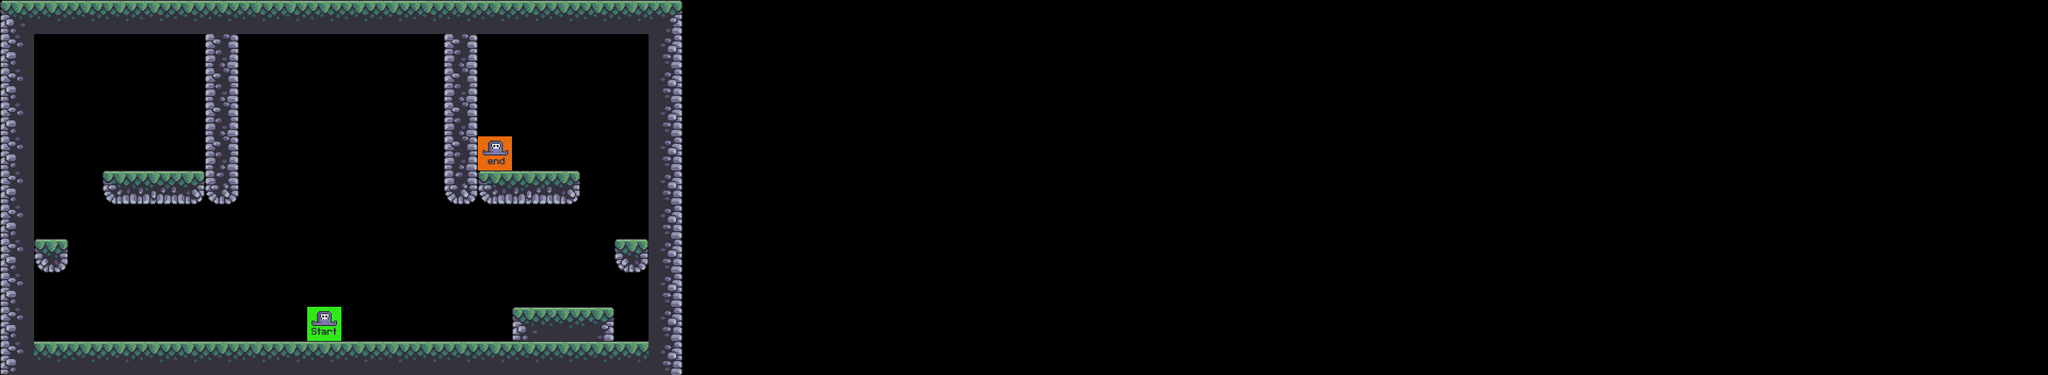

Below is a game level as drawn by its tile map, then a one-line description and the .tmx that defines it (tile-layer data replaced by summaries):
An orthogonal 60x11 tile map with 64x64 px tiles, 9 tile layers (coins, bg_palms, grass, crates, ...), 2 tilesets.

<map version="1.9" tiledversion="1.9.2" orientation="orthogonal" renderorder="right-down" width="60" height="11" tilewidth="64" tileheight="64" infinite="0" nextlayerid="10" nextobjectid="1">
 <editorsettings>
  <export target="../4/level_4.csv" format="csv" />
 </editorsettings>
 <tileset firstgid="1" source="../tilesets/terrain_tiles.tsx" />
 <tileset firstgid="17" source="../tilesets/setup_tiles.tsx" />
 <layer id="3" name="coins" width="60" height="11">
  <data>[660 cells, 0 non-empty, 0 distinct tile ids]</data>
 </layer>
 <layer id="4" name="bg_palms" width="60" height="11">
  <data>[660 cells, 0 non-empty, 0 distinct tile ids]</data>
 </layer>
 <layer id="5" name="grass" width="60" height="11">
  <data>[660 cells, 0 non-empty, 0 distinct tile ids]</data>
 </layer>
 <layer id="6" name="crates" width="60" height="11">
  <data>[660 cells, 0 non-empty, 0 distinct tile ids]</data>
 </layer>
 <layer id="1" name="terrain" width="60" height="11">
  <data>[660 cells, 79 non-empty, 11 distinct tile ids]</data>
 </layer>
 <layer id="2" name="player" width="60" height="11">
  <data>[660 cells, 2 non-empty, 2 distinct tile ids]</data>
 </layer>
 <layer id="7" name="enemies" width="60" height="11">
  <data>[660 cells, 0 non-empty, 0 distinct tile ids]</data>
 </layer>
 <layer id="8" name="collision" width="60" height="11">
  <data>[660 cells, 0 non-empty, 0 distinct tile ids]</data>
 </layer>
 <layer id="9" name="fg_palms" width="60" height="11">
  <data>[660 cells, 0 non-empty, 0 distinct tile ids]</data>
 </layer>
</map>
